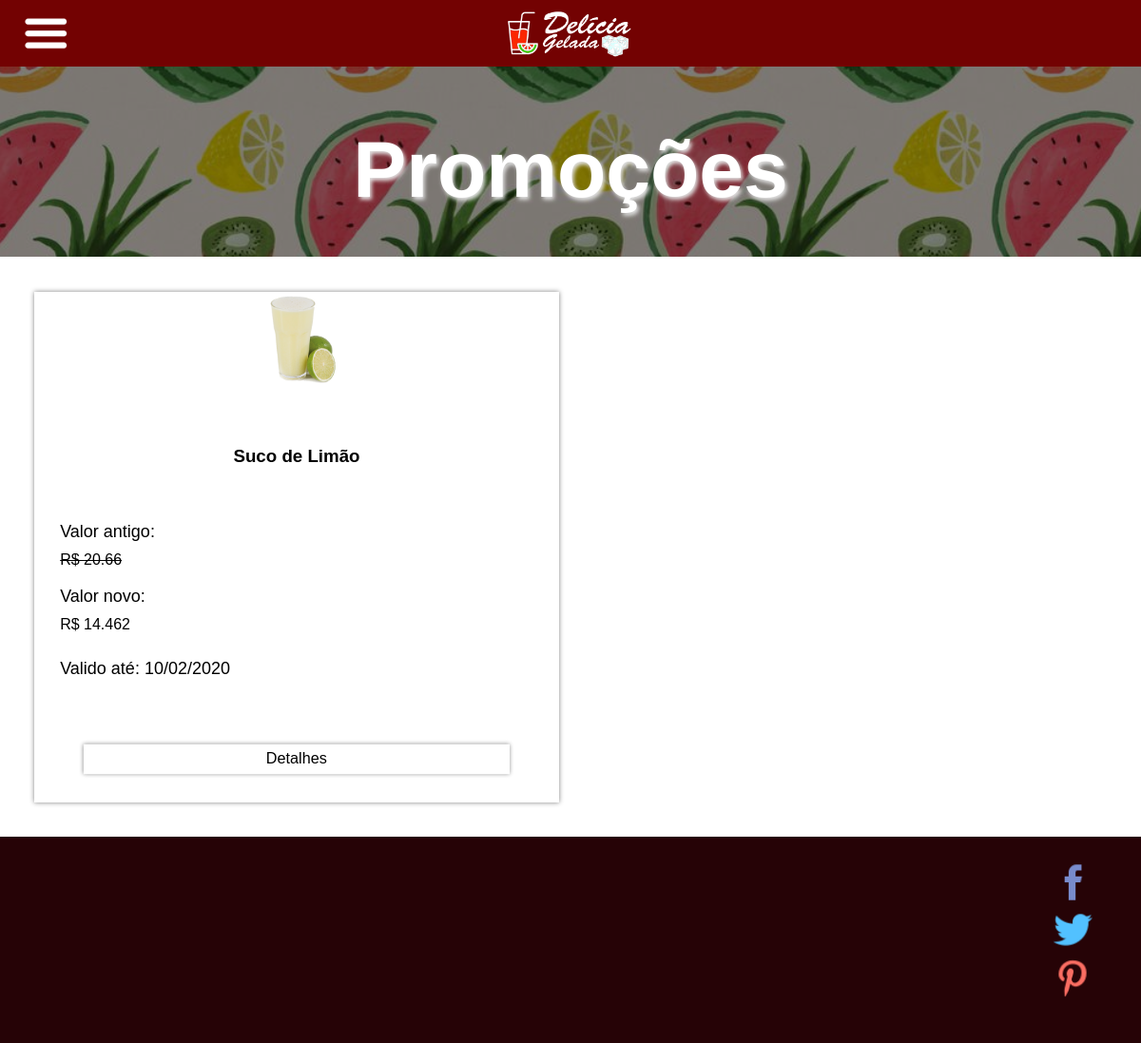
The page /promocao.php on the database its author committed.
### tables this page shows
CREATE TABLE `tblproduto` (
  `codigo` int(11) NOT NULL AUTO_INCREMENT,
  `nome` varchar(100) NOT NULL,
  `codigo_categoria` int(11) DEFAULT NULL,
  `preco` float NOT NULL,
  `codigo_subcategoria` int(11) DEFAULT NULL,
  `promocao` tinyint(4) NOT NULL,
  `porcentagem` int(11) DEFAULT NULL,
  `validade_promocao` date DEFAULT NULL,
  `descricao` varchar(500) NOT NULL,
  `produto_do_mes` tinyint(4) DEFAULT NULL,
  `imagem` varchar(150) NOT NULL,
  `status` tinyint(4) NOT NULL,
  `visualizacoes` int(11) DEFAULT NULL,
  PRIMARY KEY (`codigo`),
  KEY `FK id_categoria_idx` (`codigo_categoria`),
  KEY `FK id_subcategoria_idx` (`codigo_subcategoria`),
  CONSTRAINT `FK cod_categoria` FOREIGN KEY (`codigo_categoria`) REFERENCES `tblcategoria` (`id_categoria`) ON DELETE SET NULL ON UPDATE SET NULL,
  CONSTRAINT `FK cod_subcategoria` FOREIGN KEY (`codigo_subcategoria`) REFERENCES `tblsubcategoria` (`id_subcategoria`) ON DELETE SET NULL ON UPDATE SET NULL
);

### promocao.php (the view, shortened to what this page needs)
<!DOCTYPE html>
<html lang="pt-br">
    <head>
        <link rel="stylesheet" type="text/css" href="css/style.css">
        <link rel="stylesheet" type="text/css" href="css/estilizacoes.css">
        <link rel="stylesheet" type="text/css" href="css/cabecalho_rodape.css">
    </head>
    <body>
        <?php
            require_once('modulos/cabecalho.php');
        ?>
        <section id="inicio" class="bkground">
            <div class="fundo">
                <div id="caixa_promocao_titulo" class="center">
                    <h1>Promoções</h1>
                </div>
            </div>
        </section>
        <section class="produtos_promocoes">
            <div class="conteudo center">
                <?php
                    $sql = "SELECT tblproduto.*,tblcategoria.*,tblsubcategoria.* FROM tblproduto
                            INNER JOIN tblcategoria ON tblproduto.codigo_categoria = tblcategoria.id_categoria
                            INNER JOIN tblsubcategoria ON tblproduto.codigo_subcategoria = tblsubcategoria.id_subcategoria
                            WHERE tblproduto.status = 1 AND tblcategoria.status = 1 AND tblsubcategoria.status = 1 AND
                            tblproduto.promocao = 1";
                    $select = mysqli_query($conexao,$sql);
                    while($rsPromocao = mysqli_fetch_array($select)){
                ?>
                <div class="caixa_produto sombra">
                    <div class="img_produto imagens center_mobile">
                        <img src="imagens/<?=$rsPromocao['imagem']?>" alt="Caregando...">
                    </div>
                    <div class="info_produto">
                        <h3> <?=$rsPromocao['nome']?> </h3>
                        <div class="text_info" >
                            <p>
                                <span class="valor">
                                    Valor antigo:
                                </span>
                                <span class="span risco">
                                    R$ <?=$rsPromocao['preco']?>
                                </span>
                            </p>
                            <?php
                                $Promocao = $rsPromocao['preco'] * $rsPromocao['porcentagem'];
                                $valor = $Promocao / 100;
                                $valor = $rsPromocao['preco'] - $valor;
                            ?>
                            <p>
                                <span class="valor">
                                    Valor novo:
                                </span>
                                <span class="span">
                                    R$ <?=$valor?>
                                </span>
                            </p>
                        </div>
                        <div class="text_validade">
                            <?php
                                $data_validade = explode("-", $rsPromocao['validade_promocao']);
                                $data_validade = $data_validade[2]."/".$data_validade[1]."/".$data_validade[0];
                            ?>
                            <p>
                                Valido até: <?=$data_validade?>
                            </p>
                        </div>
                    </div>
                    <div class="btn_detalhes" onclick="visualizarDados(<?=$rsPromocao['codigo']?>)">
                        Detalhes
                    </div>
                </div>
                <?php
                        }
                ?>
            </div>
        </section>
        <?php
            require_once('modulos/rodape.php');
        ?>
    </body>
</html>

### css/style.css (style rules this page uses)
@media screen and (max-device-width:1199px) { .center_mobile { margin-left: auto; margin-right: auto; } }
@media screen and (max-device-width:1199px) { .sombra { box-shadow: 0px 0px 5px gray; } }
@media screen and (max-device-width:1199px) { .btn_detalhes { width: 90%; height: 35px; background-color: white; border: 0px; box-shadow: 0px 0px 5px gray; font-size: 18px; cursor: pointer; text-align: center; padding-top: 7px; box-sizing: border-box; transform: scale(0.9); margin: 5%; clear: both; } }
@media screen and (max-device-width:1199px) { .span { font-size: 16px; } }
@media screen and (max-device-width:1199px) { .risco { text-decoration: line-through; margin-right: 20px; } }
@media screen and (max-device-width:1199px) { #inicio { width: 100%; height: 200px; background-image: url(../img/bg_ppromocao.jpg); padding-top: 70px; } }
@media screen and (max-device-width:1199px) { .produtos_promocoes { width: 100%; min-height: 50px; height: auto; padding-top: 25px; box-sizing: border-box; padding-bottom: 25px; overflow: hidden; } }
@media screen and (max-device-width:1199px) { .caixa_produto { width: 48%; height: auto; min-height: 300px; margin: 1%; overflow: hidden; float: left; } }
@media screen and (max-device-width:1199px) { .img_produto { width: 70%; height: 120px; text-align: center; } }
@media screen and (max-device-width:1199px) { .img_produto img { width: auto; height: auto; max-width: 100%; max-height: 100%; } }
@media screen and (max-device-width:1199px) { .info_produto { width: 100%; height: 60%; padding: 5%; box-sizing: border-box; } }
@media screen and (max-device-width:1199px) { .info_produto h3 { text-align: center; padding: 3%; height: 60px; } }
@media screen and (max-device-width:1199px) { .text_info { width: 100%; min-height: 40px; height: auto; } }
@media screen and (max-device-width:1199px) { .text_info p, .text_validade p { padding-bottom: 1vh; padding-left: 0px; overflow: hidden; } }
@media screen and (max-device-width:1199px) { .text_info .valor { float: left; } }
@media screen and (max-device-width:1199px) { .text_info p span { float: left; clear: both; } }
@media screen and (max-device-width:1199px) { .text_validade { width: 100%; min-height: 20px; height: auto; margin-top: 1vh; clear: both; } }
@media screen and (max-device-width:1199px) { p { padding-left: 20px; } }

### css/estilizacoes.css (style rules this page uses)
* { margin: 0px; padding: 0px; font-family: Verdana, sans-serif; }
img { max-width: 100%; width: 100%; height: 100%; max-height: 100%; }
p { font-size: 18px; line-height: 30px; }
.center { margin-left: auto; margin-right: auto; }
.bkground { background-attachment: fixed; background-clip: inherit; background-position: center; background-repeat: no-repeat; background-size: cover; background-blend-mode: darken; }
.fundo { width:inherit; height: inherit; background-color: rgba(0,0,0,0.5); }
@media screen and (max-width:1369px) and (min-width:1200px) { .conteudo { width: 1200px; min-height: inherit; height: auto; } }
@media screen and (max-width:1369px) and (min-width:1200px) { h1 { font-size: 80px; text-align: center; color: white; text-shadow: 5px 5px 10px black; padding-top: 100px; } }
@media screen and (max-device-width:1199px) and (min-device-width:701px) { .conteudo { width: 96vw; min-height: 50px; height: auto; } }
@media screen and (max-device-width:1199px) and (min-device-width:701px) { h1 { font-size: 7vw; text-align: center; color: white; text-shadow: 2px 3px 4px #e1e1e1; padding-top: 5%; } }

### rows shown on the page
tblproduto: imagem (picture), nome "Suco de Limão", preco "20.66", valor "14.462", validade_promocao "10/02/2020"
